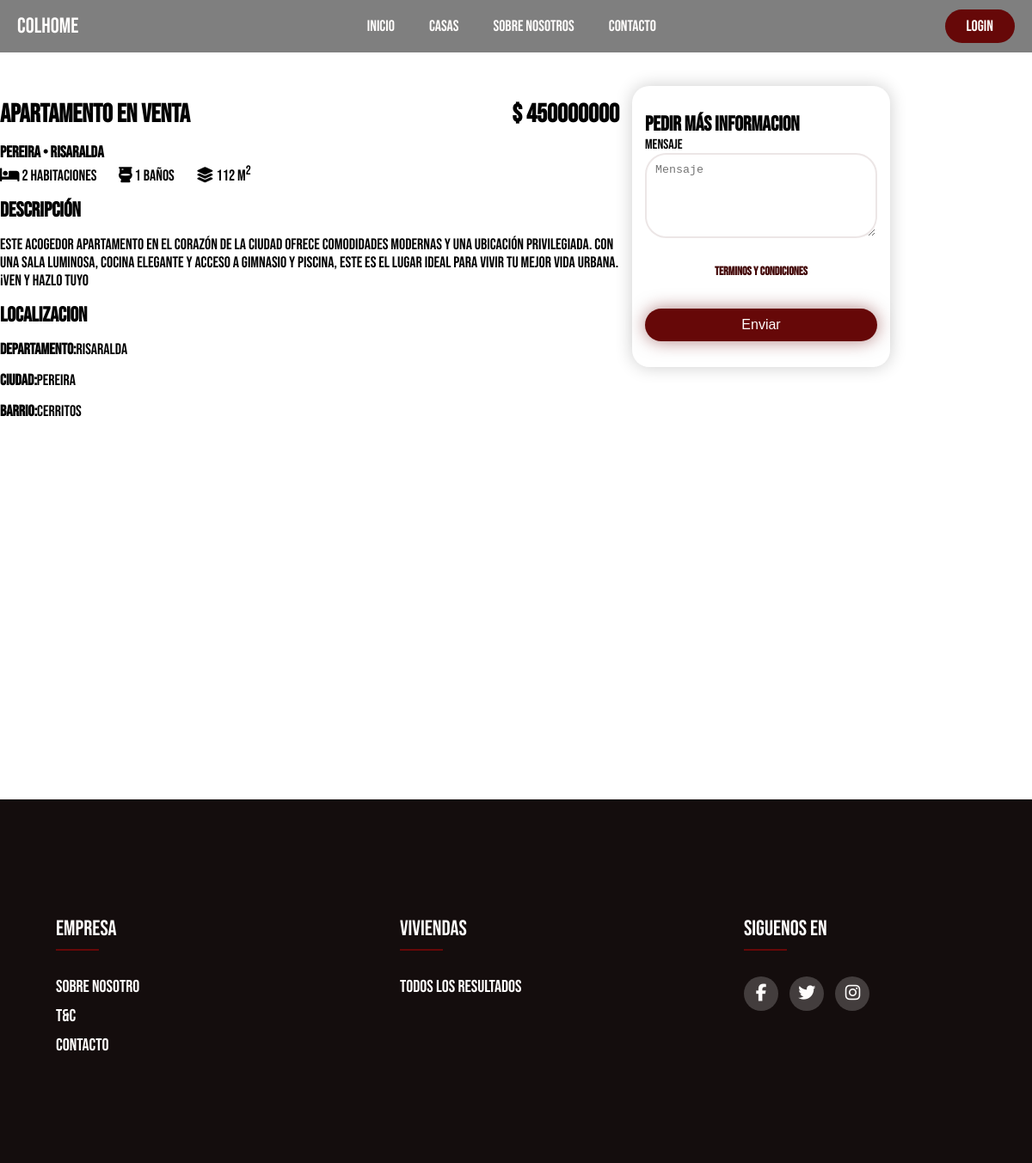
Page /single_house.php?home_id=1 on the committed database.
### tables this page shows
CREATE TABLE `houses` (
  `home_id` int(11) NOT NULL,
  `home_category` varchar(100) NOT NULL,
  `home_price` int(11) NOT NULL,
  `home_city` varchar(100) NOT NULL,
  `home_neighborhood` varchar(100) NOT NULL,
  `home_location` varchar(50) NOT NULL,
  `home_rooms` int(11) NOT NULL,
  `home_bathrooms` int(11) NOT NULL,
  `home_meters` int(11) NOT NULL,
  `home_description` varchar(255) NOT NULL,
  `home_importance` varchar(255) NOT NULL DEFAULT 'alta',
  `home_image1` varchar(255) NOT NULL,
  `home_image2` varchar(255) NOT NULL,
  `home_image3` varchar(255) NOT NULL
);

### single_house.php (the view, shortened to what this page needs)
<?php
    include('server/connection.php');
    if(isset($_POST['more-information'])){
        if(isset($_SESSION['logged_in'])){
            $user_id = $_SESSION['user_id'];
            $user_email = $_SESSION['user_email'];
            $user_message = $_POST['message'];
            $homeId = (int)$_POST['home_id'];
            $stmt1 = $conn->prepare("INSERT INTO send_information (user_id,home_id,information_message)
                                    VALUES (?,?,?) ");
            $stmt1->bind_param('iis',$user_id,$homeId,$user_message);
            if($stmt1->execute()){
                header('location: single_house.php?message=Mensaje enviado Pronto resiviras Informacion');
            }else{
                header('location: single_house.php?error=Ocurrio un error intenta enviar el mesaje de nuevo');
            }
        }else{
            header('location: login.php');
        }
    }
    else if(isset($_GET['home_id'])){
        $home_id = $_GET['home_id'];
        $stmt = $conn->prepare("SELECT * FROM houses WHERE home_id= ? ");
        $stmt->bind_param("i",$home_id);
        $stmt->execute();
        $home_information = $stmt->get_result();
    }else{
        header('location: index.php');
        echo $home_id;
    }
?>
<!DOCTYPE html>
<html lang="es">
<head>
    <link rel="stylesheet" href="styles/style.css">
    <link rel="stylesheet" type="text/css"
        href="https://cdnjs.cloudflare.com/ajax/libs/font-awesome/6.5.1/css/all.min.css">
</head>
<body>
    <?php include('loyouts/header.php')?>
    <main>
        <section class="container">
            <div class="content-single-house">
            <?php while($home = $home_information->fetch_assoc()) {?>
                <div class="single-house-information">
                    <div class="content-slider">
                        <div class="slider-nav">
                            <a href="#slider1"></a>
                            <a href="#slider2"></a>
                            <a href="#slider3"></a>
                        </div>
                    </div>
                    <div class="single-house-text">
                        <div class="single-house-title">
                            <h1><?php echo$home['home_category'];?> en venta</h1>
                            <h1>$ <?php echo$home['home_price'];?></h1>
                        </div>
                        <div class="main-characteristics">
                            <h3><?php echo$home['home_city'];?> <span>&#8226</span> <?php echo$home['home_location'];?></h3>
                            <span class="icon"><i class="fa-solid fa-bed"></i> <?php echo$home['home_rooms'];?> Habitaciones</span>
                            <span class="icon"><i class="fa-solid fa-toilet"></i> <?php echo$home['home_bathrooms'];?> Baños</span>
                            <span class="icon"><i class="fa-solid fa-layer-group"></i> <?php echo$home['home_meters'];?> m<sup>2</sup> </span>
                        </div>
                        <div class="single-house-details">
                            <h2>Descripción</h2>
                            <p> <?php echo$home['home_description'];?></p>
                            <h2>Localizacion</h2>
                            <p><strong>Departamento:</strong><?php echo$home['home_location'];?></p>
                            <p><strong>Ciudad:</strong><?php echo$home['home_city'];?></p>
                            <p><strong>Barrio:</strong><?php echo$home['home_neighborhood'];?></p>
                        </div>
                    </div>
                </div>
            <?php }?>
                <div class="content-form-single-product">
                    <div class="form-single-house ">
                        <form action="single_house.php" method="post">
                            <h2>Pedir más Informacion</h2>
                            <div class="input-group">
                                <label for="message">Mensaje</label>
                                <textarea name="message" id="message" cols="30" rows="5"
                                    placeholder="Mensaje"></textarea>
                                <div class="form-txt-contact">
                                    <a href="t&c.html">Terminos y Condiciones</a>
                                </div>
                                <input type="submit" class="btn-form-single-house" name="more-information" value="Enviar">
                            </div>
                        </form>
                    </div>
                </div>
            </div>
        </section>
    </main>
    <?php include('loyouts/footer.php')?>
</body>
</html>

### loyouts/header.php (shortened to what this page needs)
<header>
        <div class="menu">
            <a href="index.php" class="logo">COLHOME</a>
            <nav class="navbar">
                <ul>
                    <li><a href="index.php">Inicio</a></li>
                    <li><a href="houses.php">Casas</a></li>
                    <li><a href="about_us.php">Sobre Nosotros</a></li>
                    <li><a href="contact.php">Contacto</a></li>
                </ul>
            </nav>
            <a class="btn-login" href="account.php" >Login</a>
        </div>
    </header>

### loyouts/footer.php
<footer class="footer">
        <div class="container">
            <div class="row">
                <div class="footer-col">
                    <h4>Empresa</h4>
                    <ul>
                        <li><a href="about_us.php">Sobre nosotro</a></li>
                        <li><a href="t&c.php">T&C</a></li>
                        <li><a href="contact.php">Contacto</a></li>
                    </ul>
                </div>
                <div class="footer-col">
                    <h4>Viviendas</h4>
                    <ul>
                        <li><a href="houses.php">Todos los resultados </a></li>
                    </ul>
                </div>
                <div class="footer-col">
                    <h4>Siguenos en </h4>
                    <div class="social-media">
                        <a href="#"><i class="fab fa-facebook-f"></i></a>
                        <a href="#"><i class="fab fa-twitter"></i></a>
                        <a href="#"><i class="fab fa-instagram"></i></a>
                    </div>
                </div>
            </div>
        </div>
</footer>

### styles/style.css (style rules this page uses)
* { margin: 0; padding: 0; text-decoration: none; box-sizing: border-box ; list-style: none; }
body { font-family: "Bebas Neue", sans-serif; }
.container { max-width: 1200px; margin: 0 auto; }
.menu { position: fixed; top: 0; left: 0; right: 0; display: flex; align-items: center; justify-content: space-between; background-color: rgba(0, 0, 0, 0.5); z-index: 2; }
.logo { color: #fffdfc; font-size: 25px; margin-left: 20px; }
.menu .navbar ul li { position: relative; float: left; }
.menu .navbar ul li a { font-size: 18px; padding: 20px; color: #fffdfc; display: block; }
.btn-login { font-size: 18px; padding: 20px; color: #fffdfc; display: block; background-color:rgb(102, 8, 8) ; padding: 9px 25px; border-radius: 25px; margin-right: 20px; }
.information_account h3,h4 { font-size:20px; padding-top: 10px; }
.content-account input,textarea { padding: 10px 10px ; border-radius: 25px; margin-bottom: 20px; border: 2px solid #ece6e6; outline: none; }
.information_contact h3,h4 { font-size:20px; padding-top: 10px; }
.form-txt-contact { margin-bottom: 5px; display: flex; justify-content: center; }
.form-txt-contact a { color: rgb(65, 5, 5); font-size: 14px ; font-weight: 600; padding-top: 10px; }
.content-contact input,textarea { padding: 10px 10px ; border-radius: 25px; margin-bottom: 20px; border: 2px solid #ece6e6; outline: none; }
.input-group { display: flex; flex-direction: column; text-align: left; }
.content-single-house { min-height: 100vh; max-width:100vw; min-width: 100vw; display: flex; flex-wrap: wrap; flex-direction: row; margin-top: 100px; }
.single-house-information { display: flex; flex-direction: column; max-width: 60vw; }
.content-slider { position: relative; max-width: 60vw; margin: 0 auto; }
.slider-nav { display: flex; column-gap: 2rem; position: absolute; bottom: 1.5rem; left: 50%; transform: translateX(-50%); z-index: 1; }
.slider-nav a { width: .8rem; height: .8rem; border-radius: 50%; background-color: white; transition: opacity ease 250ms; }
.single-house-title { display: flex; justify-content: space-between; font-size: 20px; margin: 15px 0px; font-weight: 500; }
.main-characteristics { margin-bottom: 15px ; }
.main-characteristics .icon { margin-right: 23px; font-size: 18px; }
.single-house-details h2,p { margin-bottom: 15px; }
.single-house-details p { font-size: 18px; }
.form-single-house { right: 0; }
.content-form-single-product { position: relative; min-height: 100vh; }
.form-single-house { padding: 30px 15px ; margin: 0 15px; box-shadow: 0 0 20px rgba(0, 0, 0, 0.2); border-radius: 20px; width: 300px; position: sticky; right: 0; top: 80px; }
.btn-form-single-house { font-size: 16px; padding: 10px 0 ; color: #fffdfc; border: 0; border-radius: 25px; background-color: rgb(102, 8, 8); box-shadow: 0 0 20px rgba(102, 8, 8, .5); cursor: pointer; }
.row { display: flex; flex-wrap: wrap; justify-content: space-around; }
.footer { background-color: #140d0d; padding: 125px 0px; margin-top: 30px; font-size: 20px ; }
.footer-col { width: 25%; padding: 0 15px ; }
.footer-col h4 { font-size: 25px; color: #fffdfc; text-transform: capitalize; margin-bottom: 40px ; font-weight: 500; position: relative; }
.footer-col h4::before { content: ''; position: absolute; left: 0; bottom: -10px; background-color:rgb(102, 8, 8) ; height: 2px; box-sizing: border-box; width: 50px; }
.footer-col ul li:not(:last-child) { margin-bottom: 10px ; }
.footer-col ul li a { font-size: 20px; text-transform: capitalize; color: #fffdfc; font-weight:300 ; display: block; transition: all 0.3s ease; }
.footer-col .social-media a { display: inline-block; height: 40px; width: 40px ; background-color: rgba(255,255,255,0.2) ; margin: 0 10px 10px 0 ; text-align: center; line-height: 40px; border-radius: 50%; color: #fffdfc; transition: all 0.3 ease; }
.edit-home input,textarea,select,option { padding: 10px 10px ; border-radius: 25px; margin-bottom: 20px; border: 2px solid #ece6e6; outline: none; }

### rows in the picture
houses: home_category "apartamento", home_price "450000000", home_city "pereira", home_location "Risaralda", home_rooms "2", home_bathrooms "1", home_meters "112", home_description "Este acogedor apartamento en el corazón de la ciudad ofrece comodidades modernas y una ubicación privilegiada. Con una sala luminosa, cocina elegante y acceso a gimnasio y piscina, este es el lugar ideal para vivir tu mejor vida urbana. ¡Ven y hazlo tuyo", home_neighborhood "Cerritos"
